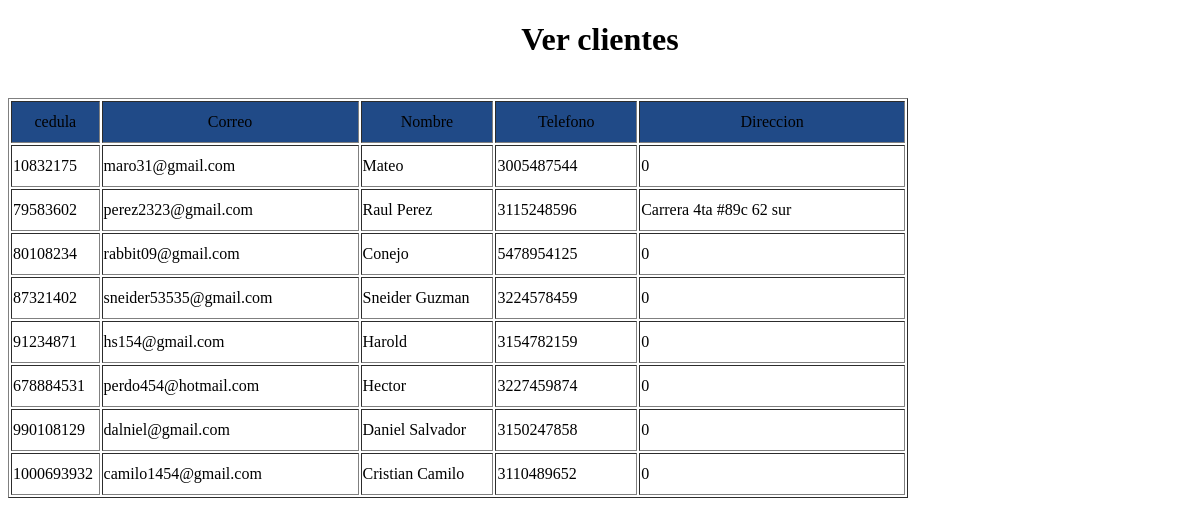
The app's page /Modulos/VerClientes.php, older data.
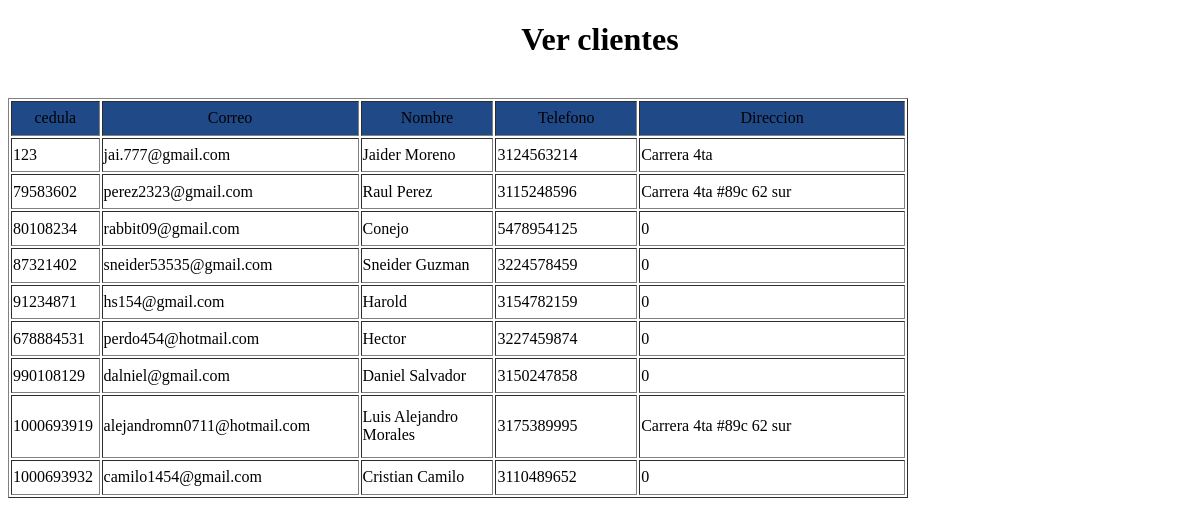
The same page, newer data.
### tables this page shows
CREATE TABLE `cliente` (
  `cedula` int(11) NOT NULL,
  `correo` varchar(45) NOT NULL,
  `nombre` varchar(80) NOT NULL,
  `telefono` varchar(10) NOT NULL,
  `direccion` varchar(100) NOT NULL,
  `Clave` varchar(100) NOT NULL,
  `imagen` text NOT NULL DEFAULT 'usuario.jpg'
);

### PHP/ConexionBD.php (called while the page is built)
<?php
function Conectarse()
{
	$Conexion=new mysqli("localhost","root","","proyecto");
	if ($Conexion->connect_errno)
		echo "Problemas en la Conexion ". $Conexion->connect_error;
	else
		return $Conexion;
}
?>

### PHP/ClasesClientes.php (called while the page is built, shortened)
<?php
class Cliente
{
	public function consultarcliente()
	{
		$this->Conexion=Conectarse();
		$sql="SELECT * from cliente";
		$resultado=$this->Conexion->query($sql);
		return $resultado;
	}
}
?>

### Modulos/VerClientes.php (the view, shortened to what this page needs)
<?php
require_once "PHP/conexionbd.php";
require "PHP/ClasesClientes.php";
$objcliente = new Cliente();
$resultado = $objcliente->consultarcliente();
?>
<!DOCTYPE html>
<html>
<head>
</head>
<body>
	<div class="formAñadirQ">
		<h1 align="center">Ver clientes</h1><br>
		<table border="1px solid white" width="900px;" height="400px;">
			<tr align="center" bgcolor="#204a87" class="tr1">
				<td width="10%">cedula</td>
				<td width="25%">Correo</td>
				<td width="15%">Nombre</td>
				<td width="15%">Telefono</td>
				<td width="35%">Direccion</td>
			</tr>
	</div>
	<?php
	while ($cliente = $resultado->fetch_object()) {
	?>
		<tr class="tr2">
			<td width="10%"><?php echo $cliente->cedula ?></td>
			<td width="29%"><?php echo $cliente->correo ?></td>
			<td width="15%"><?php echo $cliente->nombre ?></td>
			<td width="16%"><?php echo $cliente->telefono ?></td>
			<td width="30%"><?php echo $cliente->direccion ?></td>
		</tr>
	<?php
	}
	?>
</body>
</html>

Row changes from the older to the newer data that the page shows:
removed cliente: cedula "10832175", correo "maro31@gmail.com", nombre "Mateo", telefono "3005487544", direccion "0"
added cliente: cedula "123", correo "jai.777@gmail.com", nombre "Jaider Moreno", telefono "3124563214", direccion "Carrera 4ta"
added cliente: cedula "1000693919", correo "alejandromn0711@hotmail.com", nombre "Luis Alejandro Morales", telefono "3175389995", direccion "Carrera 4ta #89c 62 sur"
